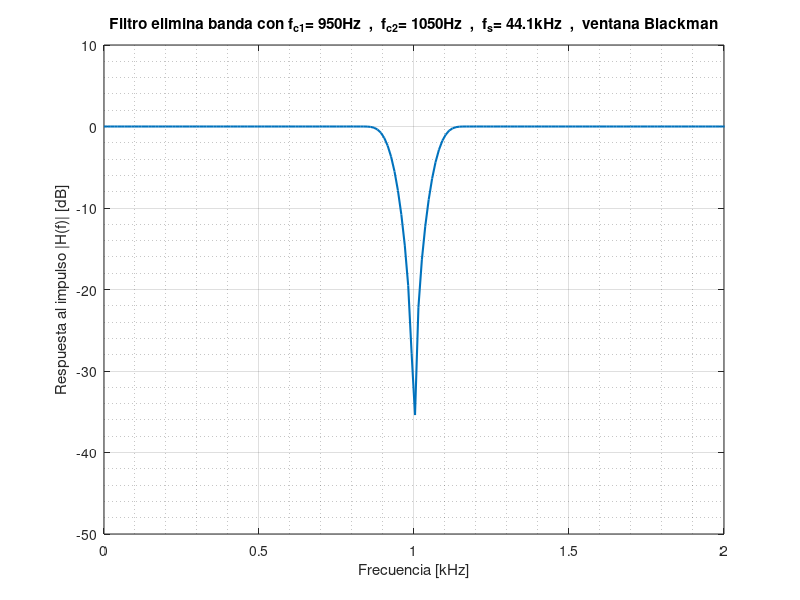

This chart was generated by the following MATLAB code: (Note: this script raises an error after producing the figure.)
% <------- Guia 4 - Ejercicio 5 ----------->

clc; % borra la consola
clear all; % borra todas las variables
close all; % cierra las ventanas de imagen
pkg load control; % paquete con 'mag2db'
pkg load signal; % ventanas

% especificaciones:
fs = 44100; % [Hz] frecuencia de muestreo
fc1_hz = 950; % [Hz]  ^\__banda e transicion
fc2_hz = 1050; % [Hz] _/
% Sba = 60; % [dB] (min) -60 [dB]

% se elige la ventana blackman - Amplitud del pico mayor: -74 dB

fc1 = 2 * fc1_hz / fs; %'^\_se convierte a frecuencias digitales
fc2 = 2 * fc2_hz / fs; % _/

B = 0.01; % Este valor es arbitrario, no hay especificacion

% ^                B          B
% |H(f)         |<--->|    |<--->|
% |-------------.     |    |     .--------------
% |             |\    |    |    /|
% |             | \   |    |   / |
% |             |  \  |    |  /  |
% |             |  |\ |    | /|  |
% |             |  | '------' |  |
% |             |  |          |  |
% +-------------+--+----------+--+--------------->
%             fc1  |          |  fc2             f
%                 ft_pb  |  ft_pa
%    Fpb                 |                   Fpa
%  <---------------------+---------------------->

ft_pb = fc1 + B/2; % frec transicion del pasa bajos
ft_pa = fc2 - B/2; % frec transicion del pasa altos

n_fft = 4000; % muestras para el fft
pn_fft = n_fft/2; % muestras para el fft
frec = (0 : fs/n_fft : ((fs/2)-(fs/n_fft)) ) / 1000; % vector con los valores de frecuencia en kHZ

M = ceil(12/B); % cantidad de taps para ventana blackman -> Ancho de lobulo principal = 12/M
M = 2*floor(M/2)+1; % convierte M al impar mayor o igual. floor(x) redondea al entero <= x
% asegura una cantidad impar de coeficientes para que el retardo D resulte en un número entero
n = (0 : (M-1)); % elementos de los vectores h_sinc

% pasa bajos
h_sinc = ft_pb * sinc (ft_pb * (n - ((M-1)/2))); % funcion sinc del filtro pasa bajos
h_pb = h_sinc .* (blackman (M))'; % enventanado - se multiplica elemento a elemento

% pasa altos
h_sinc = ft_pa * sinc (ft_pa * (n - ((M-1)/2))); % funcion sinc del filtro pasa bajos para convertir
h_pa = h_sinc .* (blackman (M))'; % enventanado - se multiplica elemento a elemento
d = zeros(1,M); % vector para retardo
d ((M+1) / 2) = 1; % El retardo es un impulso desplazado ( un unico 1 en el centro del vector) pasa todo
h_pa = d - h_pa; % el filtro pasa alto es el retardo menos el pasa bajos

% elimina banda
h_eb = h_pb - h_pa; % se restan el pasa bajos y el pasa altos (en el apunte dice que se suman)

H_eb = fft(h_eb,n_fft);  % calcula la FFT con n_fft puntos de frecuencia, completa con ceros
Hdb_eb = mag2db( abs( H_eb(1:pn_fft) ) ); % convierte a dB el valor absoluto de las muestras de f positiva

figure(1, 'name','Guia 4 ejercicio 5','Units','normalized','Position',[0 0 1 1]); % pantalla completa
plot (frec, Hdb_eb, 'linewidth', 1.5); % grafica la respuesta en frecuencia
axis([0 2 -50 10]); % limites de los ejes
grid on;
grid minor on;
xlabel ('Frecuencia [kHz]'); % etiqueta eje X
ylabel ('Respuesta al impulso |H(f)| [dB]');  % etiqueta eje y
title ('Filtro elimina banda con f_{c1}= 950Hz  ,  f_{c2}= 1050Hz  ,  f_s= 44.1kHz  ,  ventana Blackman'); % titulo

% Aplicacion del filtro al archivo de audio
% [Y, FS] = audioread (FILENAME) Read the audio file FILENAME and return the audio data Y and sampling rate FS.
%Y = filter (B, A, X) Apply a 1-D digital filter to the data X.

[audio_orig , Fs] = audioread('numeros_humm.wav'); %se carga el audio con interferencia de 1KHz
audio_filt = filter (h_eb, 1, audio_orig); %se aplica el filtro elimina banda
sound(audio_orig, Fs) %se reproduce el audio original
sound(audio_filt, Fs) %se reproduce el audio filtrado